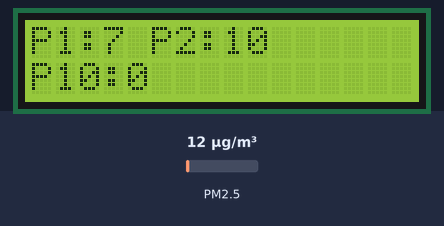
The sketch below on a simulated ESP32. On the bench: 16×2 character LCD. The test bench sets the inputs (shaded band); at power-on: PM2.5 12 µg/m³. What the sketch prints to the serial monitor is not drawn.

Above: at 2.6 s.
2.7 s: PM2.5 set to 6 µg/m³
At 6.2 s:
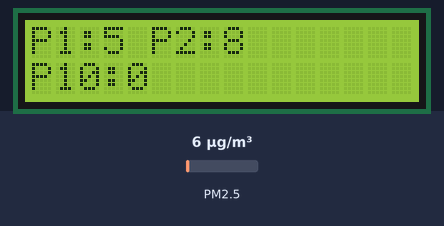
6.5 s: PM2.5 set to 75 µg/m³
At 8.9 s:
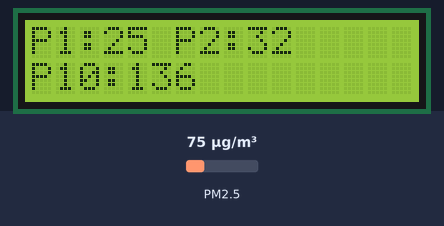
9.5 s: PM2.5 set to 150 µg/m³
At 12.5 s:
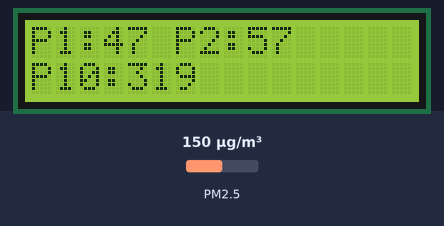
Timing chart, 0 to 14.0 s (numbered marks = the images above; inputs shaded):
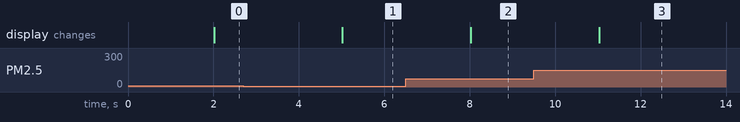

The sketch:

code-with-regression.ino
```cpp
#include <Wire.h>
#include <LiquidCrystal_I2C.h>
#include <PMS.h>

// ---------- LCD ----------
LiquidCrystal_I2C lcd(0x27, 16, 2);

// ---------- PMS7003 ----------
HardwareSerial pmsSerial(2); // UART2
PMS pms(pmsSerial);
PMS::DATA data;

// ---------- Timing ----------
unsigned long lastUpdate = 0;
const unsigned long interval = 2000; // 2 seconds

// ---------- Calibration coefficients ----------
const float PM1_A  = 0.411;
const float PM1_B  = 3.54;

const float PM25_A = 0.342;
const float PM25_B = 6.11;

const float PM10_A = 1.87;
const float PM10_B = -45.44;

void setup() {
  Serial.begin(115200);

  // PMS7003 UART
  pmsSerial.begin(9600, SERIAL_8N1, 18, 19);

  // LCD I2C
  Wire.begin(21, 22);
  lcd.init();
  lcd.backlight();
  lcd.clear();

  lcd.setCursor(0, 0);
  lcd.print("PMS7003 Init");
  lcd.setCursor(0, 1);
  lcd.print("Calibrated");

  Serial.println("PMS7003 monitoring with calibration...");
}

void loop() {
  if (pms.read(data)) {
    if (millis() - lastUpdate >= interval) {

      // ---- Raw values ----
      float pm1_raw  = data.PM_AE_UG_1_0;
      float pm25_raw = data.PM_AE_UG_2_5;
      float pm10_raw = data.PM_AE_UG_10_0;

      // ---- Calibrated values ----
      float pm1_cal  = PM1_A  * pm1_raw  + PM1_B;
      float pm25_cal = PM25_A * pm25_raw + PM25_B;
      float pm10_cal = PM10_A * pm10_raw + PM10_B;

      // ---- Prevent negative values ----
      if (pm1_cal  < 0) pm1_cal  = 0;
      if (pm25_cal < 0) pm25_cal = 0;
      if (pm10_cal < 0) pm10_cal = 0;

      // ---- Serial Output ----
      Serial.print("PM1.0: ");
      Serial.print(pm1_cal, 1);
      Serial.print(" | PM2.5: ");
      Serial.print(pm25_cal, 1);
      Serial.print(" | PM10: ");
      Serial.println(pm10_cal, 1);

      // ---- LCD Output ----
      lcd.clear();

      // Row 0: PM1 & PM2.5
      lcd.setCursor(0, 0);
      lcd.print("P1:");
      lcd.print(pm1_cal, 0);
      lcd.print(" P2:");
      lcd.print(pm25_cal, 0);

      // Row 1: PM10
      lcd.setCursor(0, 1);
      lcd.print("P10:");
      lcd.print(pm10_cal, 0);

      lastUpdate = millis();
    }
  }
}
```

Measured:
- after the input at 2.7 s, the display: changes after 2.3 s (image 1)
- after the input at 6.5 s, the display: changes after 1.5 s (image 2)
- after the input at 9.5 s, the display: changes after 1.5 s (image 3)
